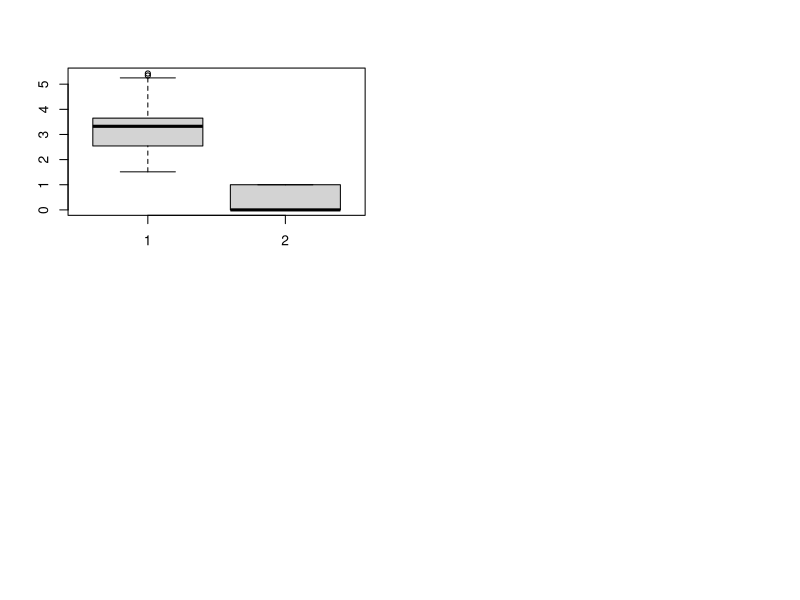
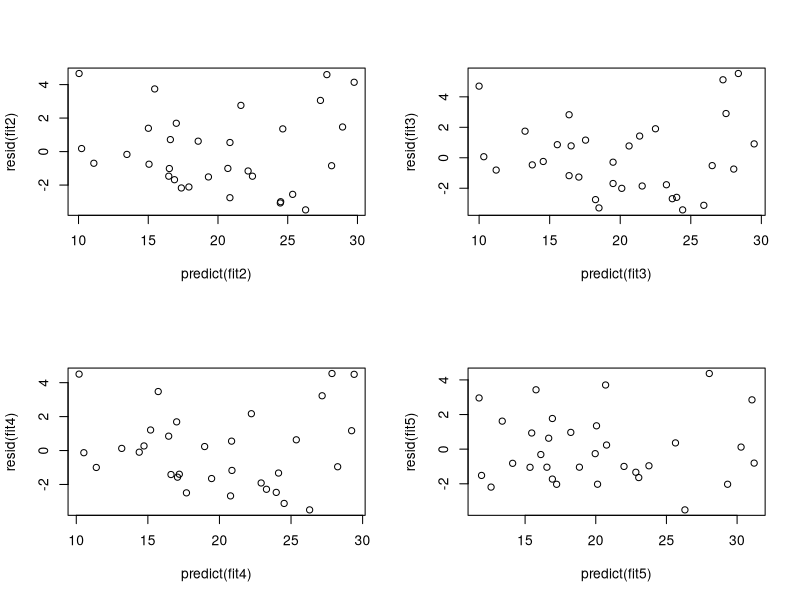

Write R code to recreate these figures, in order. (Note: this script raises an error after producing the figures.)
## Context
## You work for Motor Trend, a magazine about the automobile industry. 
## Looking at a data set of a collection of cars, they are interested in exploring the relationship
##  between a set of variables and miles per gallon (MPG) (outcome). 
## They are particularly interested in the following two questions:
## - “Is an automatic or manual transmission better for MPG”
## - "Quantify the MPG difference between automatic and manual transmissions"


## Question
## Take the mtcars data set and write up an analysis to answer their question
##  using regression models and exploratory data analyses.
## Your report must be:
## - Written as a PDF printout of a compiled (using knitr) R markdown document.
## - Brief. Roughly the equivalent of 2 pages or less for the main text. 
##   Supporting figures in an appendix can be included up to 5 total pages including the 2 for the main report. 
##   The appendix can only include figures.
## - Include a first paragraph executive summary.
## - Upload your PDF by clicking the Upload button below the text box.


require(car)
require(lmtest)

## Data Preparation
## - factorise discrete predectors
## - centre continuous ones, to make the derrived models more interpretable 
data(mtcars) 
mtcars1<-mtcars
mtcars1$vs<-factor(mtcars$vs)
mtcars1$am<-factor(mtcars$am)
mtcars1$disp<-mtcars$disp-mean(mtcars$disp)
mtcars1$hp<-mtcars$hp-mean(mtcars$hp)
mtcars1$drat<-mtcars$drat-mean(mtcars$drat)
mtcars1$wt<-mtcars$wt-mean(mtcars$wt)
mtcars1$qsec<-mtcars$qsec-mean(mtcars$qsec)
summary(mtcars1)

## Exploratory analysis

## Select and evaluate Models
fit1 <- lm(mpg ~ am + wt, data=mtcars1)
fit2 <- lm(mpg ~ am + wt + qsec, data=mtcars1)
fit3 <- lm(mpg ~ am + wt + hp, data=mtcars1)
fit4 <- lm(mpg ~ am + wt + qsec+hp, data=mtcars1)

fit5<-lm(mpg~wt*am+qsec,data=mtcars1)
bestfit<-lm(mpg~wt+am:wt+qsec,data=mtcars1)


summary(fit1)$coefficients[,4]; summary(fit2)$coefficients[,4]; summary(fit3)$coefficients[,4]; summary(fit4)$coefficients[,4]
c(summary(fit1)$adj.r.squared,summary(fit2)$adj.r.squared,summary(fit3)$adj.r.squared,summary(fit4)$adj.r.squared)
vif(fit1);vif(fit2);vif(fit3);vif(fit4);vif(bestfit)


bestfit<-lm(mpg~wt+am:wt+qsec,data=mtcars1)
 
par(mfrow=c(2,2))
boxplot(mtcars$wt,mtcars$am)



par(mfrow=c(2,2))
plot(predict(fit2), resid(fit2))
plot(predict(fit3), resid(fit3))
plot(predict(fit4), resid(fit4))
plot(predict(fit5), resid(fit5))

par(mfrow=c(1,1))

expInt <- qt(0.975, 28)
error95 <- c(fit2.am1=qt(0.975, 28)*summary(fit2)$coefficients[2,2], bestfit.wtam1=qt(0.975, 28)*summary(bestfit)$coefficients[4,2])


cor(mtcars)

fit
